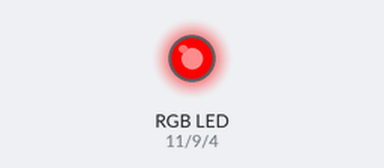
A sketch run on a simulated Arduino Uno, built with avr-gcc and run on an emulated ATmega328P. Parts: an RGB LED mixed from three pins (HIGH = lit).

Above: at 0.1 s.
At 4.74 s:
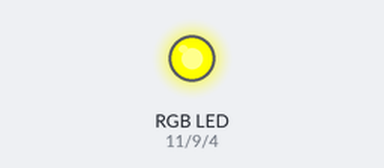
At 8.79 s:
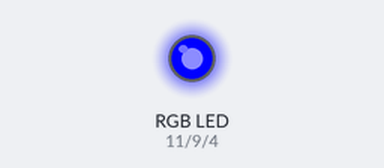
At 15.9 s:
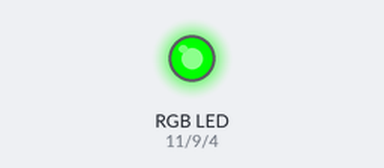
At 28.0 s:
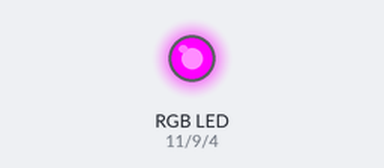
At 39.5 s:
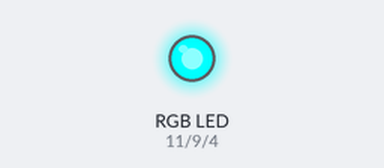
Timing chart, 0 to 40.0 s (numbered marks = the images above):
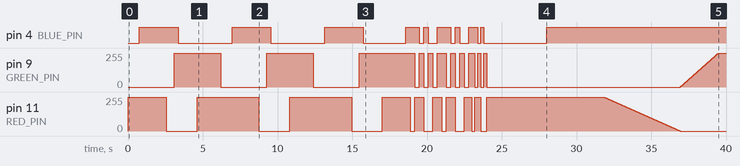

Measured:
- by itself, pin 4 (BLUE_PIN): LOW → HIGH at 0.77 s, → LOW 2.6 s later, → HIGH 3.6 s later, → LOW 2.6 s later, … (19 changes in this stretch)
- by itself, pin 9 (GREEN_PIN): 0/255 → 255/255 at 3.1 s, → 0/255 3.1 s later, → 255/255 3.1 s later, → 0/255 3.1 s later, … (277 changes in this stretch)
- by itself, pin 11 (RED_PIN): 0/255 → 255/255 at 0.00 s, → 0/255 2.6 s later, → 255/255 2.1 s later, → 0/255 4.1 s later, … (274 changes in this stretch)

The sketch:

RGB-Code.ino
```cpp
const byte RED_PIN = 11;
const byte GREEN_PIN = 9;
const byte BLUE_PIN = 4;

void setup() {
  pinMode(RED_PIN, OUTPUT);
  pinMode(GREEN_PIN, OUTPUT);
  pinMode(BLUE_PIN, OUTPUT);
}

void loop() {
  fadeColors(2);
  fadeColors(2);
  fadeColors(2);

  flashColors(300);
  flashColors(300);
  flashColors(200);

  fadeColors(10);

  flashColors(100);
  flashColors(100);
  flashColors(100);
  flashColors(100);
  flashColors(300);
}

void flashColors(int waitTime) {
  setRgbColor(255, 255, 255);
  delay(waitTime);

  setRgbColor(0, 255, 255);
  delay(waitTime);

  setRgbColor(255, 0, 255);
  delay(waitTime);

  setRgbColor(255, 255, 0);
  delay(waitTime);

  setRgbColor(0, 0, 255);
  delay(waitTime);

  setRgbColor(0, 255, 0);
  delay(waitTime);

  setRgbColor(255, 0, 0);
  delay(waitTime);
}

void fadeColors(int waitTime) {
  int redValue = 255;
  int greenValue = 0;
  int blueValue = 0;

  while (blueValue < 255) {
    blueValue++;
    setRgbColor(redValue, greenValue, blueValue);
    delay(waitTime * 3);
  }

  while (redValue > 0) {
    redValue--;
    setRgbColor(redValue, greenValue, blueValue);
    delay(waitTime * 2);
  }

  while (greenValue < 255) {
    greenValue++;
    setRgbColor(redValue, greenValue, blueValue);
    delay(waitTime);
  }

  while (blueValue > 0) {
    blueValue--;
    setRgbColor(redValue, greenValue, blueValue);
    delay(waitTime);
  }

  while (redValue < 260) {
    redValue++;
    setRgbColor(redValue, greenValue, blueValue);
    delay(waitTime * 2);
  }

  while (greenValue > 0) {
    greenValue--;
    setRgbColor(redValue, greenValue, blueValue);
    delay(waitTime * 3);
  }
}

void turnOffLed() {
  setRgbColor(0, 0, 0);
}

void setRgbColor(int redValue, int greenValue, int blueValue) {
  analogWrite(RED_PIN, keepInRange(redValue));
  analogWrite(GREEN_PIN, keepInRange(greenValue));
  analogWrite(BLUE_PIN, keepInRange(blueValue));
}

int keepInRange(int value) {
  if (value < 0) return 0;
  if (value > 255) return 255;
  return value;
}
```
